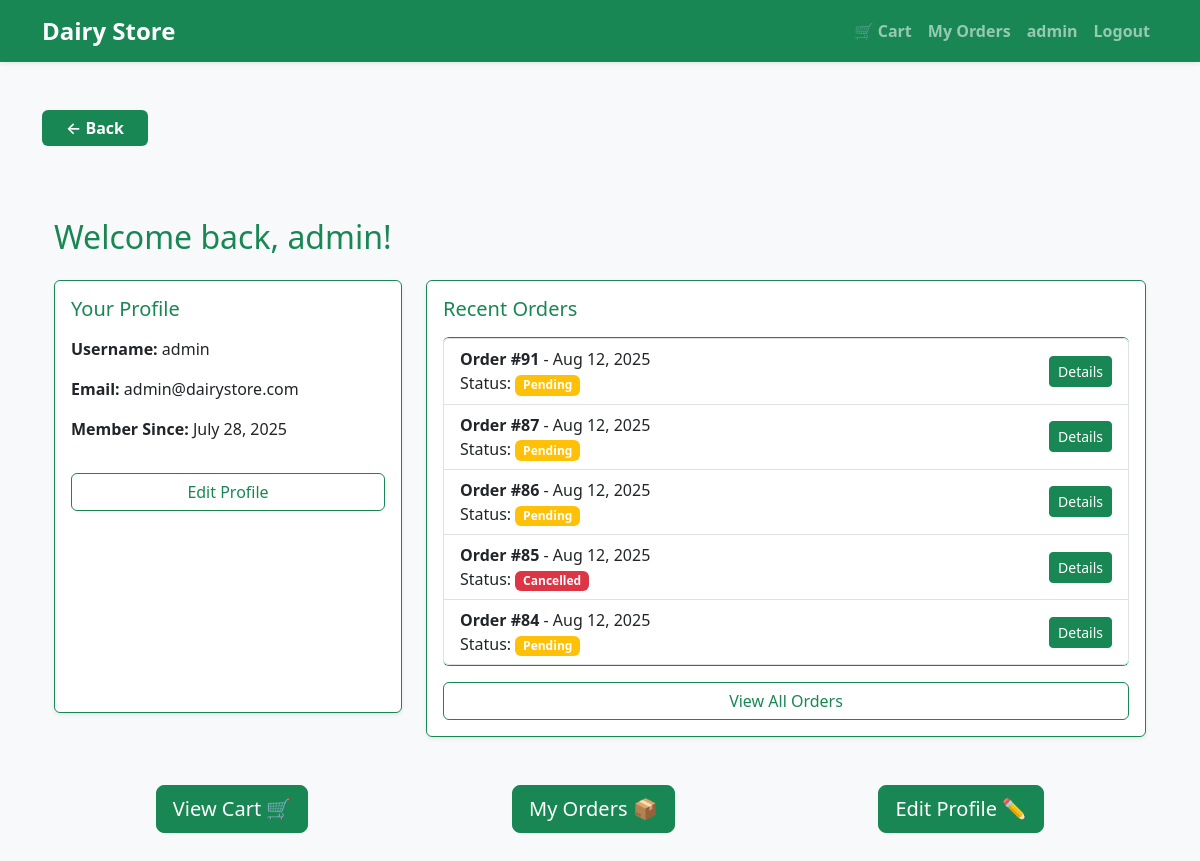
Page /dashboard/ (signed in) on the earlier database version.
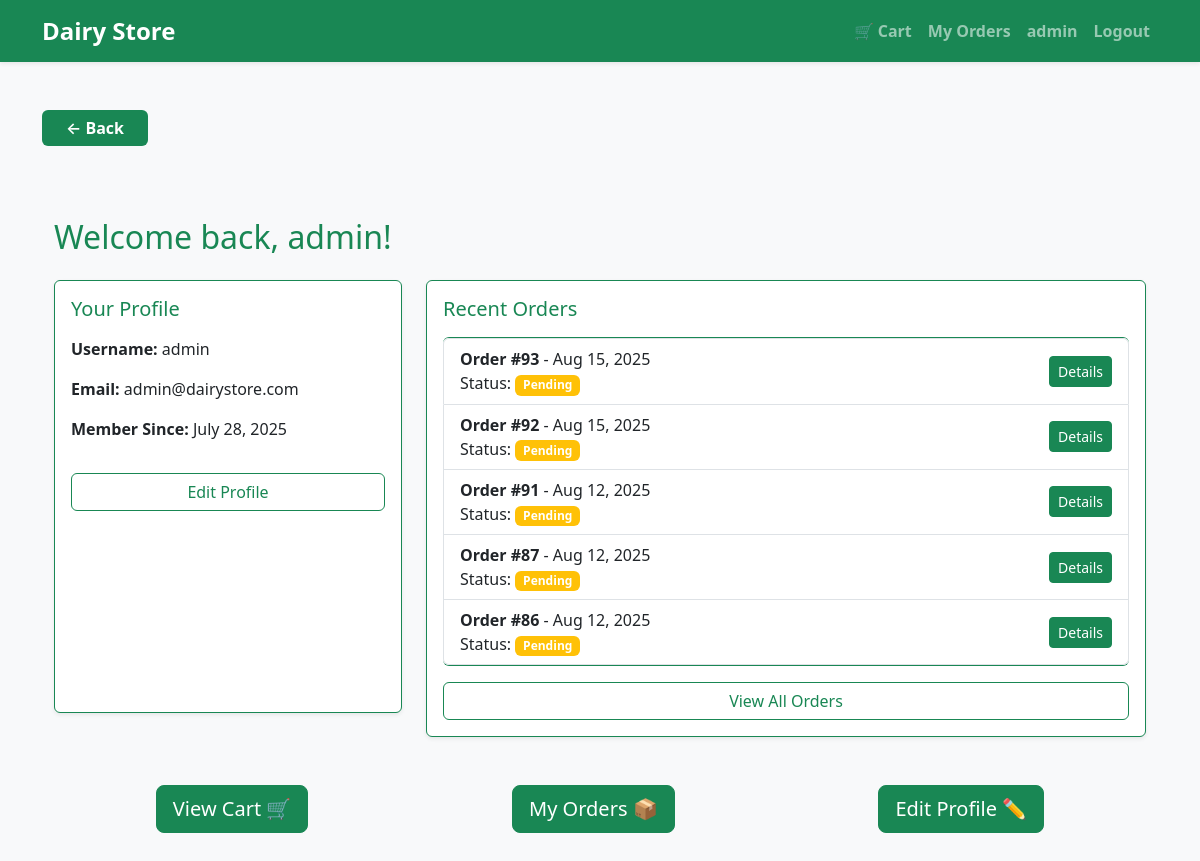
Same page on the later database version.
### orders/models.py (models this page shows, shortened)
class Order(models.Model):
    STATUS_CHOICES = [
        ('Pending', 'Pending'),
        ('Processing', 'Processing'),
        ('Shipped', 'Shipped'),
        ('Delivered', 'Delivered'),
        ('Cancelled', 'Cancelled'),
    ]
    user = models.ForeignKey(User, on_delete=models.CASCADE)
    full_name = models.CharField(max_length=100)
    email = models.EmailField()
    phone = models.CharField(max_length=20)
    address = models.TextField()
    payment_method = models.CharField(max_length=50)  # e.g., 'cash on delivery', 'razorpay', etc.
    status = models.CharField(max_length=20, choices=STATUS_CHOICES, default='Pending')
    created_at = models.DateTimeField(auto_now_add=True)
    total_price = models.DecimalField(max_digits=10, decimal_places=2)
    is_cancelled = models.BooleanField(default=False)
    cancelled_at = models.DateTimeField(null=True, blank=True)
    cancellation_reason = models.TextField(null=True, blank=True)
    is_returned = models.BooleanField(default=False)
    returned_at = models.DateTimeField(null=True, blank=True)
    return_reason = models.TextField(null=True, blank=True)

### core/views.py (the view)
# urls.py: path('dashboard/', views.dashboard, name='dashboard'),  # Dashboard route (avoid empty string path duplicates)
@login_required
def dashboard(request):
    user = request.user
    recent_orders = Order.objects.filter(user=user).order_by('-created_at')[:5]
    context = {
        'user': user,
        'recent_orders': recent_orders,
    }
    return render(request, 'core/dashboard.html', context)

### cart/context_processors.py (called while the page is built)
def cart_totals(request):
    if request.user.is_authenticated:
        cart_items = CartItem.objects.filter(cart__user=request.user)
        total_amount = sum(item.product.price * item.quantity for item in cart_items)
        total_quantity = sum(item.quantity for item in cart_items)
        return {'cart_total_amount': total_amount, 'cart_total_quantity': total_quantity}
    return {}

### core/templates/core/dashboard.html (shortened to what this page needs)
{% extends "base.html" %} {% block title %}Dashboard{% endblock %} {% block content %}
<div class="container py-5">
    <h2 class="mb-4 text-success">Welcome back, {{ user.username }}!</h2>
    <div class="row">
        <div class="col-md-4 mb-4">
            <div class="card shadow-sm border-success h-100 p-3">
                <h5 class="text-success mb-3">Your Profile</h5>
                <p><strong>Username:</strong> {{ user.username }}</p>
                <p><strong>Email:</strong> {{ user.email }}</p>
                <p><strong>Member Since:</strong> {{ user.date_joined|date:"F j, Y" }}</p>
                <a href="{% url 'profile_edit' %}" class="btn btn-outline-success mt-3 w-100">Edit Profile</a>
            </div>
        </div>
        <div class="col-md-8">
            <div class="card shadow-sm border-success h-100 p-3">
                <h5 class="text-success mb-3">Recent Orders</h5>
                {% if recent_orders %}
                <ul class="list-group">
                    {% for order in recent_orders %}
                    <li class="list-group-item d-flex justify-content-between align-items-center">
                        <div>
                            <strong>Order #{{ order.id }}</strong> - {{ order.created_at|date:"M d, Y" }}
                            <br /> Status: <span class="badge
                                {% if order.status == 'Pending' %}bg-warning
                                {% elif order.status == 'Processing' %}bg-info
                                {% elif order.status == 'Shipped' %}bg-primary
                                {% elif order.status == 'Delivered' %}bg-success
                                {% elif order.status == 'Cancelled' %}bg-danger
                                {% else %}bg-secondary
                                {% endif %}
                                text-white">{{ order.status }}</span>
                        </div>
                        <a href="{% url 'order_detail' order.id %}" class="btn btn-success btn-sm">Details</a>
                    </li>
                    {% endfor %}
                </ul>
                {% else %}
                <p class="text-muted">You have no recent orders.</p>
                {% endif %}
                <a href="{% url 'order_history' %}" class="btn btn-outline-success mt-3 w-100">View All Orders</a>
            </div>
        </div>
    </div>
    <div class="mt-5 d-flex justify-content-around">
        <a href="{% url 'view_cart' %}" class="btn btn-success btn-lg">View Cart 🛒</a>
        <a href="{% url 'order_history' %}" class="btn btn-success btn-lg">My Orders 📦</a>
        <a href="{% url 'profile_edit' %}" class="btn btn-success btn-lg">Edit Profile ✏</a>
    </div>
</div>
{% endblock %}

### templates/base.html (shortened to what this page needs)
<!DOCTYPE html>
<html lang="en">
<head>
    <link href="https://cdn.jsdelivr.net/npm/bootstrap@5.3.3/dist/css/bootstrap.min.css" rel="stylesheet" />
</head>
<body>
    <nav class="navbar navbar-expand-lg navbar-dark navbar-bg-success shadow-sm">
        <div class="container">
            <a class="navbar-brand fw-bold fs-4" href="{% url 'home' %}">Dairy Store</a>
            <div class="collapse navbar-collapse" id="navbarNav">
                <ul class="navbar-nav ms-auto fw-semibold">
                    <li class="nav-item">
                        <a class="nav-link" href="{% url 'view_cart' %}">🛒 Cart</a>
                    </li>
                    <li class="nav-item">
                        <a class="nav-link" href="{% url 'order_history' %}">My Orders</a>
                    </li>
                    {% if user.is_authenticated %}
                    <li class="nav-item">
                        <a class="nav-link" href="#">{{ user.username }}</a>
                    </li>
                    <li class="nav-item">
                        <a class="nav-link" href="{% url 'logout' %}">Logout</a>
                    </li>
                    {% endif %}
                </ul>
            </div>
        </div>
    </nav>
    <main class="container my-5">
        <button class="btn-back mb-4" onclick="window.history.back()">
            &larr; Back
        </button> {% block content %}{% endblock %}
    </main>
</body>
</html>

### templates/base.html (style rules this page uses)
.navbar-bg-success { background-color: #198754 !important; }
.btn-back { background-color: #198754; color: white; border-radius: 0.375rem; padding: 0.375rem 1.5rem; font-weight: 600; transition: background-color 0.3s ease; border: none; cursor: pointer; }

### core/templates/core/dashboard.html (style rules this page uses)
body { background-color: #f8f9fa; }

Differences in the rows shown:
no longer on this page (row unchanged): Order: id "85", created_at "Aug 12, 2025", status "Cancelled"
no longer on this page (row unchanged): Order: id "84", created_at "Aug 12, 2025", status "Pending"
added Order: id "93", created_at "Aug 15, 2025", status "Pending"
added Order: id "92", created_at "Aug 15, 2025", status "Pending"
